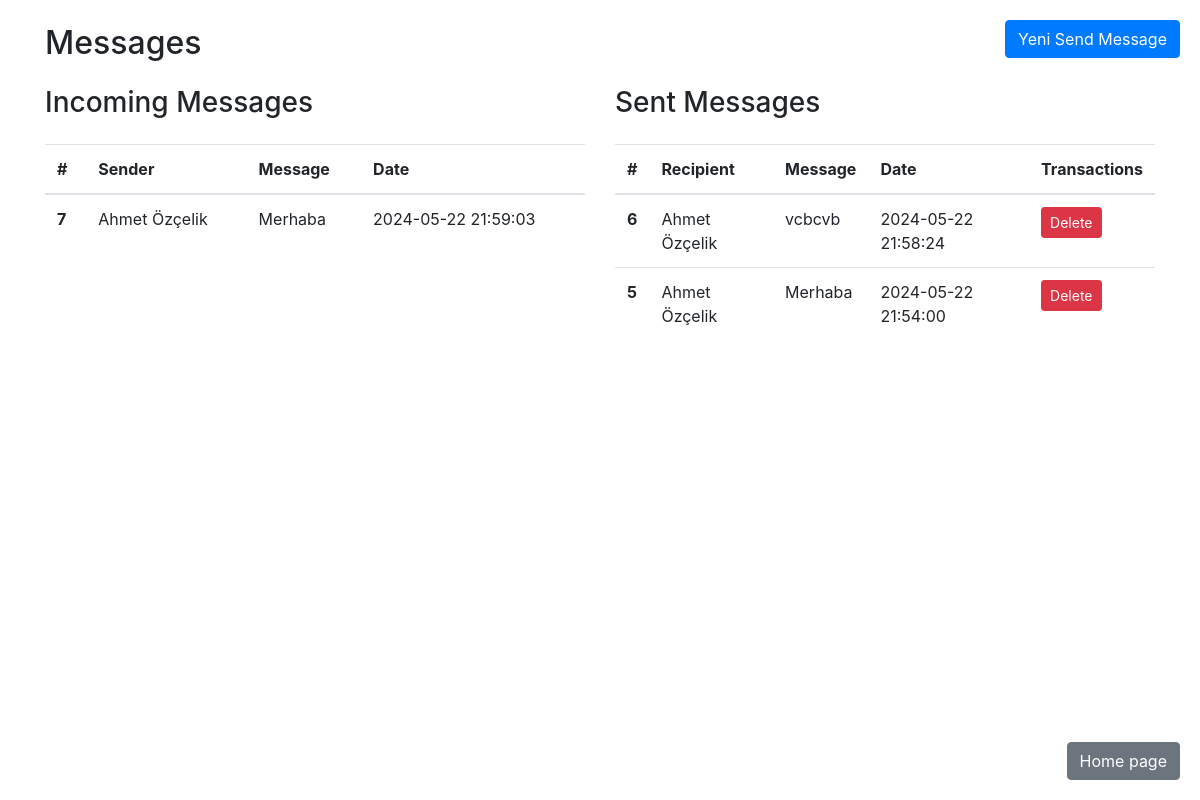
/mesajlar.php (signed in), run on the app's committed database.
### tables this page shows
CREATE TABLE `messages` (
  `id` int(11) NOT NULL,
  `sender_id` int(11) NOT NULL,
  `receiver_id` int(11) NOT NULL,
  `message` text NOT NULL,
  `created_at` timestamp NOT NULL DEFAULT current_timestamp()
);

CREATE TABLE `users` (
  `id` int(11) NOT NULL,
  `name` varchar(255) NOT NULL,
  `email` varchar(255) NOT NULL,
  `password` varchar(255) NOT NULL,
  `role` varchar(255) NOT NULL
);

### mesajlar.php (the view, shortened to what this page needs)
<?php
$user_id = $_SESSION['user_id'];
?>
<!DOCTYPE html>
<html lang="en">
<head>
  <link href="https://maxcdn.bootstrapcdn.com/bootstrap/4.5.2/css/bootstrap.min.css" rel="stylesheet">
</head>
<body>
  <div class="container">
    <div class="row">
      <div class="col-md-12">
        <h2 class="mt-4 mb-4">Messages</h2>
        <button type="button" class="btn btn-primary fixed-button" data-toggle="modal" data-target="#newMessageModal">Yeni Send Message</button>
      </div>
      <div class="col-md-6">
        <h3 class="mb-4">Incoming Messages</h3>
        <table class="table">
          <thead>
            <tr>
              <th scope="col">#</th>
              <th scope="col">Sender</th>
              <th scope="col">Message</th>
              <th scope="col">Date</th>
            </tr>
          </thead>
          <tbody>
          <?php
            $servername = "localhost";
            $username = "root";
            $password = "";
            $database = "stokapp";
            $conn = new mysqli($servername, $username, $password, $database);
            $sql = "SELECT messages.*, users.name AS sender_name FROM messages JOIN users ON messages.sender_id = users.id WHERE messages.receiver_id = $user_id  ORDER BY messages.created_at DESC ";
            $result = $conn->query($sql);
            if ($result->num_rows > 0) {
                while ($row = $result->fetch_assoc()) {
                    echo "<tr>";
                    echo "<th scope='row'>" . $row['id'] . "</th>";
                    echo "<td>" . $row['sender_name'] . "</td>";
                    echo "<td>" . $row['message'] . "</td>";
                    echo "<td>" . $row['created_at'] . "</td>";
                    echo "</tr>";
                }
            } else {
                echo "<tr><td colspan='5'>Hiç gelen mesaj bulunamadı.</td></tr>";
            }
          ?>
          </tbody>
        </table>
      </div>
      <div class="col-md-6">
        <h3 class="mb-4">Sent Messages</h3>
        <table class="table">
          <thead>
            <tr>
              <th scope="col">#</th>
              <th scope="col">Recipient</th>
              <th scope="col">Message</th>
              <th scope="col">Date</th>
              <th scope="col">Transactions</th>
            </tr>
          </thead>
          <tbody>
          <?php
            $sql = "SELECT messages.*, users.name AS receiver_name FROM messages JOIN users ON messages.receiver_id = users.id WHERE messages.sender_id = $user_id  ORDER BY messages.created_at DESC ";
            $result = $conn->query($sql);
            if ($result->num_rows > 0) {
                while ($row = $result->fetch_assoc()) {
                    echo "<tr>";
                    echo "<th scope='row'>" . $row['id'] . "</th>";
                    echo "<td>" . $row['receiver_name'] . "</td>";
                    echo "<td>" . $row['message'] . "</td>";
                    echo "<td>" . $row['created_at'] . "</td>";
                    echo "<td>";
                    echo "<a href='mesaj_sil.php?id=" . $row['id'] . "' class='btn btn-sm btn-danger'>Delete</a>";
                    echo "</td>";
                    echo "</tr>";
                }
            } else {
                echo "<tr><td colspan='5'>Hiç gönderdiğiniz mesaj bulunamadı.</td></tr>";
            }
          ?>
          </tbody>
        </table>
      </div>
    </div>
  </div>
  <?php
    $return_link = ($_SESSION['user_role'] == 'admin') ? 'yonetici_anasayfa.php' : 'kullanici_anasayfa.php';
    ?>
   <a href="<?php echo $return_link; ?>" class="btn btn-secondary return-button">Home page</a>
</body>
</html>

### mesajlar.php (style rules this page uses)
.fixed-button { position: fixed; top: 20px; right: 20px; z-index: 1000; }
.return-button { position: fixed; bottom: 20px; right: 20px; z-index: 99; }

### data on the page
messages: id "7", sender.name "Ahmet Özçelik", message "Merhaba", created_at "2024-05-22 21:59:03"
messages: id "6", receiver.name "Ahmet Özçelik", message "vcbcvb", created_at "2024-05-22 21:58:24"
messages: id "5", receiver.name "Ahmet Özçelik", message "Merhaba", created_at "2024-05-22 21:54:00"
